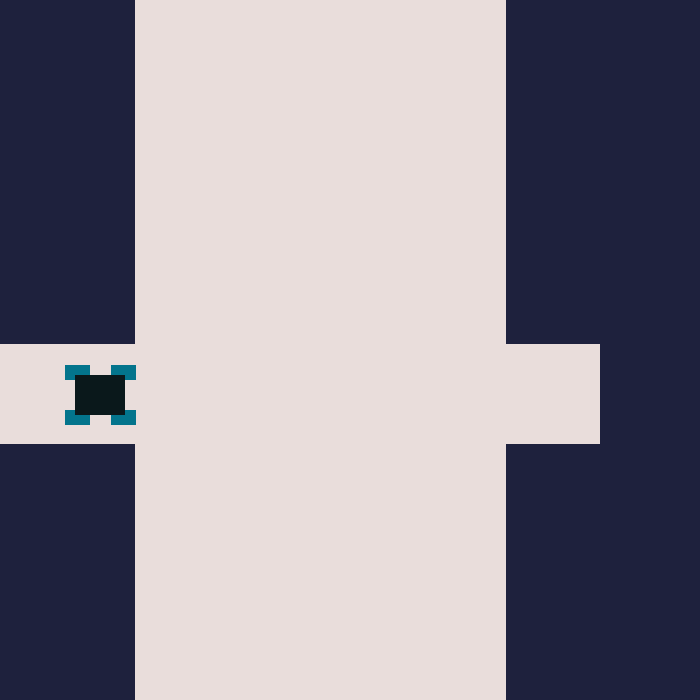
Frame 1 (no input)
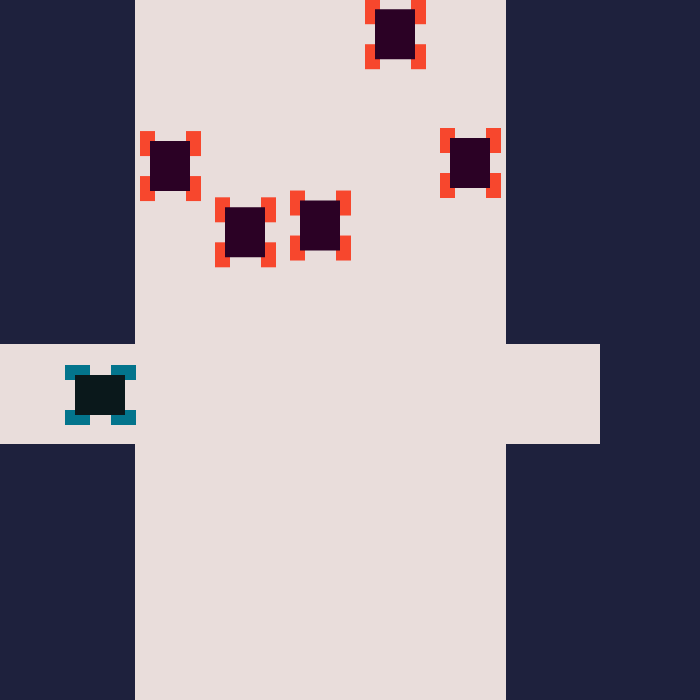
Frame 60 (no input)
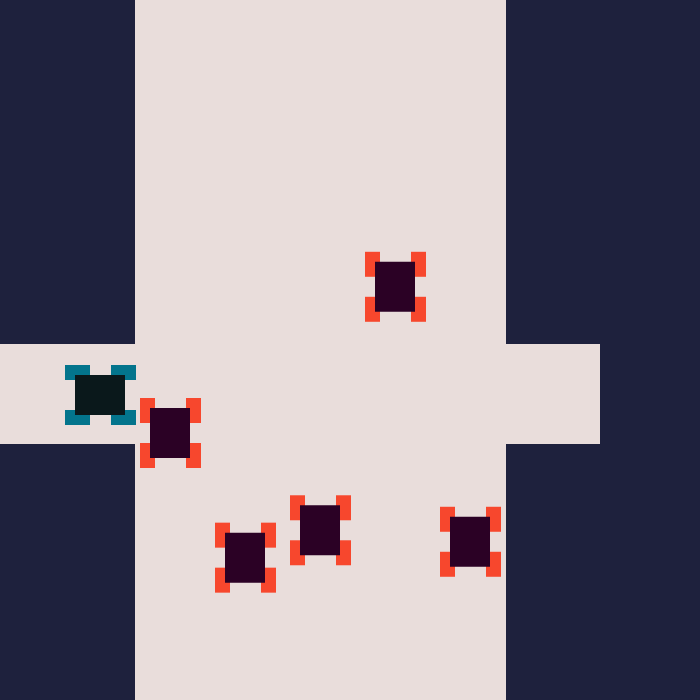
Frame 120 (the mouse pressed at the canvas centre since frame 60)

The p5.js sketch that drew these frames (run headless with seeded random() and noise() and a simulated clock; from frame 60 on, the mouse is pressed at the canvas centre):

// p5.js sketch
// ── sketch.js
let carrop;
let carX;
let carY;
let carPosA;
let carPosB;
let carPosC;
let carPosD;
let carPosE;
let lost;
let resetX;
let resetY;
let listacarrosverticales= []; // lista de los carros verticales
let carropasando;
let carrosverticales; 
let win;


function setup() {
  createCanvas(700, 700);

 //let botCars 
  //botCarsList = new ArrayList<botCars>();

  lost = false;
  win = false;
		
  carropasando = new CarroPasando();
  
  carX = 75;
  carY = 375;
  
  carropasando.setX(carX);
  carropasando.setY(carY);

  carPosA = 150;
		carPosB = 225;
		carPosC = 300;
		carPosD = 375;
		carPosE = 450;

    resetX = 310;
		resetY = 420;


}

function draw() {
  
 // Fondo 
background(30,33,61);

// Calle
  noStroke();
  fill(233, 221, 219);
  rect(135, 0, 371, 700);
  rect(0, 344, 400, 100);
  rect(200, 344, 400, 100);

  carropasando.pintar();
  carropasando.catcher();
  if(carropasando.getX() > 500 && !win) {
	  console.log("Ganaste");
	  setTimeout(function() {
		win = true;
	  },80);
  }

  if(listacarrosverticales.length < 5)
  {
    listacarrosverticales.push(new Carrosverticales(carPosA, random(-300, -50), random(3, 10)));
    listacarrosverticales.push(new Carrosverticales(carPosB, random(-300, -50), random(3, 10)));
    listacarrosverticales.push(new Carrosverticales(carPosC, random(-300, -50), random(3, 10)));
    listacarrosverticales.push(new Carrosverticales(carPosD, random(-300, -50), random(3, 10)));
    listacarrosverticales.push(new Carrosverticales(carPosE, random(-300, -50), random(3, 10)));
  }
 
	for( i = 0; i < listacarrosverticales.length; i++)
	
  {
			let actual = listacarrosverticales[i];
			actual.pintar();
			actual.mover();
			
			if(dist(carropasando.getX(), carropasando.getY(), actual.getX(), actual.getY() + 20) < 10)
			{
				lost= true;
			}
		
    if(lost)
		{
			fill(255);
			rect(0, 0, 700, 700);
			fill(0);
			textSize(50);
			text("Perdiste ;(", 250, 290);
			
			stroke(0);
			strokeWeight(3);
			fill(255);
			rect(resetX, resetY, 80, 30);
			
			fill(0);
			strokeWeight(1);
			textSize(20);
			text("volver", resetX + 12, resetY + 20);

    
			}


    if(win){

		fill(255);
		rect(0, 0, 700, 700);
		fill(0);
		textSize(50);
		text("Ganaste ;)", 250, 290);
		
		stroke(0);
		strokeWeight(3);
		fill(255);
		rect(resetX, resetY, 80, 30);
		
		fill(0);
		strokeWeight(1);
		textSize(20);
		text("volver", resetX + 12, resetY + 20);

}					
  
  }

}

function mousePressed(){
	console.log	(carropasando.getX());

if (lost){

	if(dist(mouseX, mouseY, resetX + 45, resetY + 20) < 25)
	{
		lost = false;
		
		carropasando.setX(75);
	}


}


if (win){

	if(dist(mouseX, mouseY, resetX + 45, resetY + 20) < 25)
	{
		win = false;
		carropasando.setX(75);
	}

}

}


	function keyReleased() {
		if(key == 'd' || key == 'D')
		{
			carropasando.setX(carropasando.getX() + 75);
		}
	
		else if(key == 'a' || key == 'A')
		{
			carropasando.setX(carropasando.getX() - 75);
		
			if(carX < 150)
			{
				carX = 75;
			}
		}


		function lost()
		{
			fill(255);
			textAlign(CENTER);
			rect(0, 0, 700, 700);
			fill(0);
			textSize(80);
			text("Perdiste ;(", 350, 350);
			lost = true;			
			carX = 75;
		}
	
	
	    function win(){

		fill(255);
		textAlign(CENTER);
		rect(0, 0, 700, 700);
		fill(0);
		textSize(80);
		text("Ganaste ;)", 350, 350);
		win = true;
		carX = 75;
	}
	
	
	
	
	
	
	}



  







// ── carro pasando.js

let carropasandoList = [];

class CarroPasando {

constructor (x,y,distX,dist){

    this.x = 75;
    this.y = 375;
    this.dist = 10;
    this.dist=dist;
   
}

pintar(){

    noStroke();
    fill(3, 116, 140);
    
    rect(this.x - 10, this.y - 10, 25, 15);
    rect(this.x - 10, this.y + 35, 25, 15);
    rect(this.x + 36, this.y - 10, 25, 15);
    rect(this.x + 36, this.y + 35, 25, 15);
    
    fill(10, 24, 27);
    rect(this.x, this.y, 50, 40);


}

catcher(){

    for(let i = 0; i < carropasandoList.length; i++)
    {
        if(i%2 == 0)
        {
            this.distX = (this.x + (dist + 30) + (i * dist));
        }
        else
        {
            this.distX = (this.x - (dist - (-20)) - (i * dist));
        }
        carropasandoList[i].pintar(app);
    }
}



getX() {
    return this.x;
}

setX(x) {
  
    this.x = x;
}

getY() {
    return this.y;
}

setY(y) {

    this.y = y;
}



}
// ── carros verticales.js
class Carrosverticales {

constructor(x,y,speed){

    this.x = x;
    this.y = y;
    this.speed = speed;

}

pintar(){

    noStroke();
    fill(247, 71, 45);
    rect(this.x - 10, this.y - 10, 15, 25);
    rect(this.x - 10, this.y + 35, 15, 25);
    rect(this.x + 36, this.y - 10, 15, 25);
    rect(this.x + 36, this.y + 35, 15, 25);
    fill(43, 1, 37);
    rect(this.x, this.y, 40, 50);

}

mover(){

    this.y += this.speed;
		
    if(this.y > 700 + 25)
    {
        this.y = random(-60, -560);
    
    }

}

getX() {
        
    return this.x;

}

 getY() {

    return this.y;

}

 setX (x) {
    
    this.x = x;
}

setY (y) {
    
    this.y = y;
}

}
// ── sketch.html
<!DOCTYPE html>
<html lang="en">
<head>
  <meta charset="UTF-8">
  <meta http-equiv="X-UA-Compatible" content="IE=edge">
  <meta name="viewport" content="width=device-width, initial-scale=1.0">
  <title>Sketch</title>

  <link rel="stylesheet" type="text/css" href="style.css">
</head>
<body>
  <h1>El Semaforo Malo</h1>
  <p>Hola, disfruta este divertido juego :)</p>
  <p>para usar el carro azul a la derecha usa la tecla de d </p>
  <p>para usar el carro azul a la izquierda usa la tecla a </p>
  <p>intenta pasar al otro lado sin que te toque los otros carros rojos.</p>
  <a href="/index.html">Iniciar</a>
</body>
</html>
// ── style.css
html, body {
  margin: 0;
  padding: 0;
  
  font-family:  Verdana, Geneva, Tahoma, sans-serif;
 
}

canvas {
  display: block;
}
